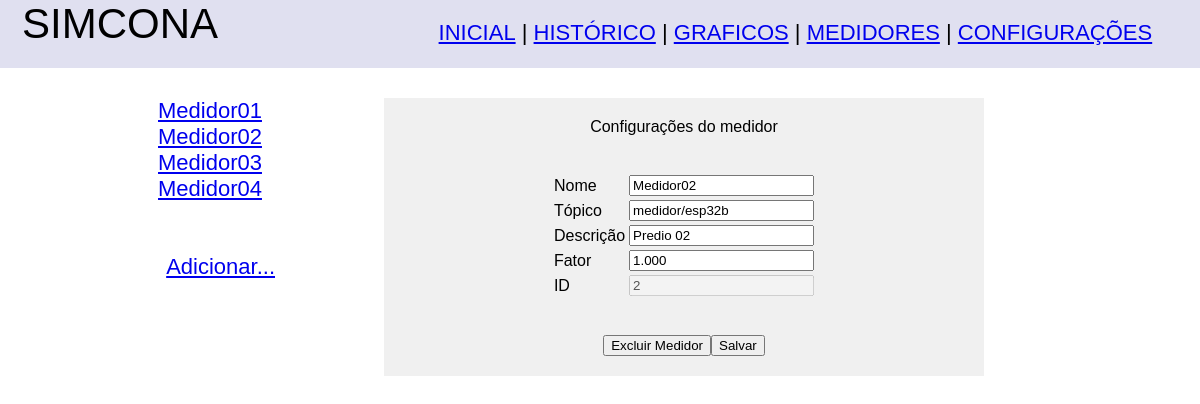
The page /medidores.php?medidor=2 on the database its author committed.
### tables this page shows
CREATE TABLE Medidor (
id INT AUTO_INCREMENT PRIMARY KEY ,
nome VARCHAR(255),
topico VARCHAR(255),
descricao VARCHAR(512),
fator DECIMAL(4,3)
);

### html/cntrl/medidorfcn.php (called while the page is built, shortened)
<?php
function buscaMedidores()
	{
	$pdo = Banco::obterConexao();
	$statement = $pdo->prepare("SELECT * FROM Medidor ORDER BY id asc;");
	$statement->execute();
	return($statement->fetchAll());
	}

### html/medidores.php (the view, shortened to what this page needs)
<!DOCTYPE html>
<html>
<head>
	<link rel="stylesheet" type="text/css" href="reset.css">
	<link rel="stylesheet" type="text/css" href="css.css">
</head>
<body>
<?php
	require_once('cntrl/medidorfcn.php');
?>
<center>
<div class="corpo">
		<?php
		$todosMedidores = buscaMedidores();
		$medidorAtual = $todosMedidores[0]['id'];
		$indexMedidorAtual = 0;
		if (isset($_GET['medidor']))
			{
			$medidorAtual=filter_var($_GET['medidor'], FILTER_SANITIZE_NUMBER_INT);
			}
			$todosMedidores = buscaMedidores();
		?>
	<div class="menuesquerda">
			<?php
				for ($i=0; $i < (count($todosMedidores)); $i++) {
					?>
					<a href="medidores.php?medidor=<?php echo $todosMedidores[$i]['id'] ?>">
					<?php echo $todosMedidores[$i]['nome'];
					 if ($todosMedidores[$i]['id'] == $medidorAtual) $indexMedidorAtual = $i;?>
					</a><br><?php
					}?>
		<BR><br>
		<a href="inseremedidor.php"><p align="right">Adicionar...</p></a><br><br><br>
	</div>
	<center>
		<div class="config">
			Configurações do medidor<br><br><br>
			<form action="medidores.php?medidor=<?php echo $medidorAtual; ?>" method="POST">
			<table>
				<tr>
					<td><p align="left">Nome</p></td>
					<td><input type="text" name="nome" value="<?php echo $todosMedidores[$indexMedidorAtual]['nome'];?>"></td>
				</tr>
				<tr>
					<td><p align="left">Tópico</p></td>
					<td><input type="text" name="topico" value="<?php echo $todosMedidores[$indexMedidorAtual]['topico'];?>"></td>
				</tr>
				<tr>
					<td><p align="left">Descrição</p></td>
					<td><input type="text" name="descricao" value="<?php echo $todosMedidores[$indexMedidorAtual]['descricao'];?>"></td>
				</tr>
				<tr>
					<td><p align="left">Fator</p></td>
					<td><input type="text" name="fator" value="<?php echo $todosMedidores[$indexMedidorAtual]['fator'];?>"></td>
				</tr>
				<tr>
					<td><p align="left">ID</p></td>
					<td><input type="text" name="idmedidor" value="<?php echo $medidorAtual;?>" disabled></td>
				</tr>
			</table>
			<br><br>
			<input type="submit" value="Excluir Medidor" name="excluir"><input type="submit" value="Salvar" name="salvar">
			</form>
		</div>
	</center>
</div>
</body>
</html>

### html/css.css (style rules this page uses)
div { font-family:helvetica; }
div.supbar { width: 100%; height: 68px; border: 0px solid #730021; background-color:#E0E0F0; }
div.logo { float: left; width: 20%; height: 60px; margin: auto; border: 0px solid #73AD21; font-size:42px; }
div.menu { float: right; font-size:22px; height: 40px; width: 70%; margin: auto; border: 0px solid #73AD21; padding-top:20px; }
div.config { border: 0px solid #ffaa00; height: 100%; width: 600px; float: right; margin-top:30px; margin-right:10%; padding-top:20px; padding-bottom:20px; position:relative; background-color: #f0f0f0; }
div.corpo { border: 0px solid #ff0000; height: 100%; width: 80%; display: table; }
div.menuesquerda { font-size:22px; border: 0px solid #ffaa00; height: 500px; width: 130px; float: left; padding-top:30px; padding-left:5px; margin-left:20px; }
ul#menuh li { display:inline; }

### rows shown on the page
medidor: nome "Medidor01"
medidor: nome "Medidor02", topico "medidor/esp32b", descricao "Predio 02", fator "1.000"
medidor: nome "Medidor03"
medidor: nome "Medidor04"
